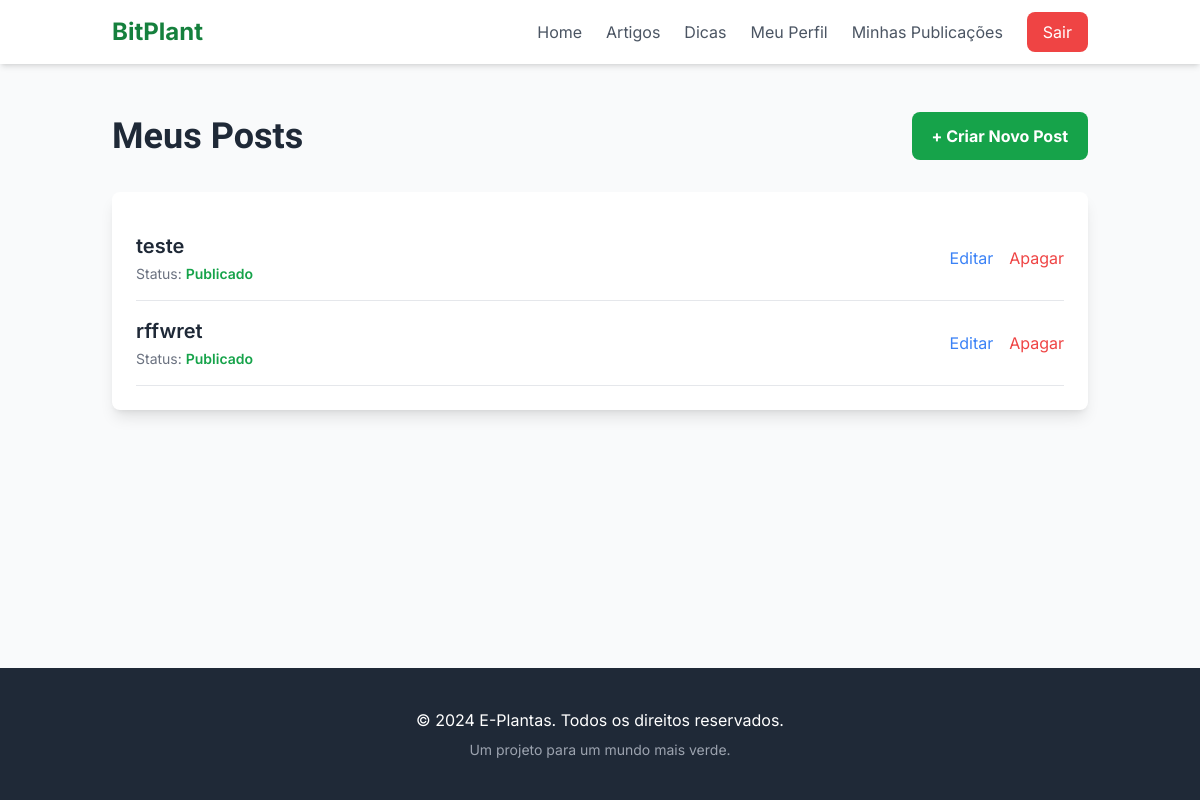
/meus-posts/ (signed in), run on an earlier commit of the app's database.
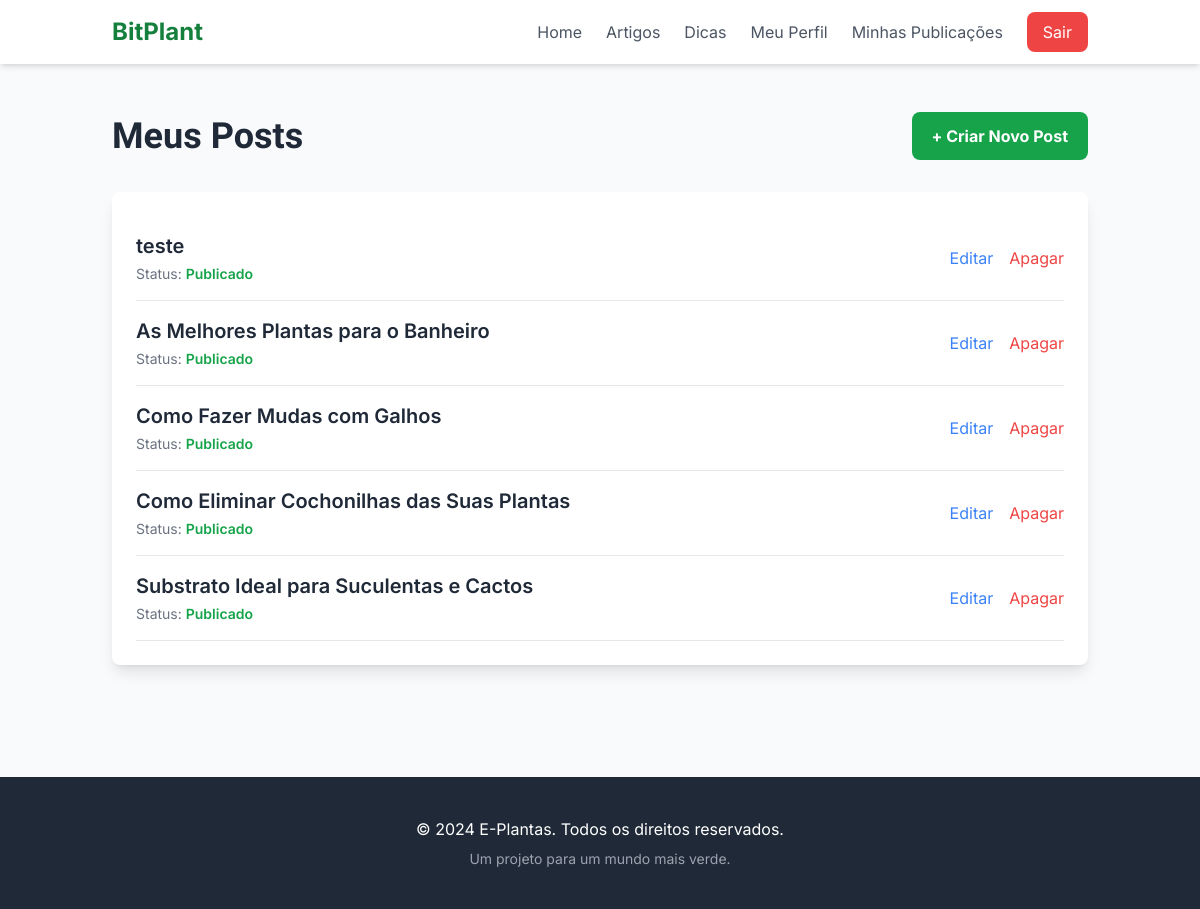
And on a later commit of the database.
### blog/models.py (models this page shows, shortened)
class Post(models.Model):
    class PostStatus(models.TextChoices):
        DRAFT = "DRAFT", "Rascunho"
        PENDING_REVIEW = "PENDING", "Pendente de Revisão"
        PUBLISHED = "PUBLISHED", "Publicado"
    POST_TYPE_CHOICES = [('ARTIGO', 'Artigo Científico'),
                          ('DICA', 'Dica de Cultivo')]
    author = models.ForeignKey(
        settings.AUTH_USER_MODEL,
        on_delete=models.CASCADE,
        related_name="posts",
        verbose_name="Autor"
    )
    title = models.CharField(max_length=200, verbose_name="Título")
    content = models.TextField(verbose_name="Conteúdo")
    image = models.ImageField(upload_to='posts/', blank=True, null=True, verbose_name="Imagem de Destaque")
    post_type = models.CharField(max_length=10, choices=POST_TYPE_CHOICES, default='DICA', verbose_name="Tipo de Post")
    status = models.CharField(max_length=10, choices=PostStatus.choices, default=PostStatus.DRAFT, verbose_name="Status")
    likes = models.ManyToManyField(settings.AUTH_USER_MODEL, related_name='liked_posts', blank=True)
    saves = models.ManyToManyField(settings.AUTH_USER_MODEL, related_name='saved_posts', blank=True)
    category = models.ForeignKey(PostCategory, on_delete=models.SET_NULL, null=True, blank=True, related_name="posts")
    published_date = models.DateTimeField(auto_now_add=True)
    is_featured = models.BooleanField(default=False, verbose_name="É destaque?")
    summary = models.TextField(blank=True, null=True, verbose_name="Resumo do Artigo")
    pdf_file = models.FileField(upload_to='articles_pdf/', blank=True, null=True, verbose_name="Arquivo PDF")
    class Meta:
        verbose_name = "Post"
        verbose_name_plural = "Posts"
        ordering = ['-published_date']

### blog/views.py (the view)
# urls.py: path('meus-posts/', UserPostListView.as_view(), name='my_posts'),
class UserPostListView(LoginRequiredMixin, ListView):
    model = Post
    template_name = 'blog/user_post_list.html'
    context_object_name = 'posts'
    paginate_by = 5
    def get_queryset(self):
        return Post.objects.filter(author=self.request.user).order_by('-published_date')

### users/models.py (called while the page is built)
    def get_absolute_url(self):
        return reverse('users:profile', kwargs={'username': self.username})

### blog/templates/blog/user_post_list.html (shortened to what this page needs)
{% extends 'core/base.html' %}
{% block content %}
<div class="container mx-auto px-6 py-12">
    <div class="flex justify-between items-center mb-8">
        <h1 class="text-4xl font-bold">Meus Posts</h1>
        <a href="{% url 'blog:post_create' %}" class="bg-green-600 text-white font-bold py-3 px-5 rounded-lg hover:bg-green-700 transition">
            + Criar Novo Post
        </a>
    </div>
    <div class="bg-white rounded-lg shadow-lg p-6">
        {% for post in posts %}
            <div class="flex items-center justify-between border-b py-4">
                <div>
                    <a href="{% url 'blog:post_detail' post.id %}" class="text-xl font-semibold text-gray-800 hover:text-green-600">{{ post.title }}</a>
                    <p class="text-sm text-gray-500 mt-1">
                        Status:
                        {% if post.status == 'PUBLISHED' %}
                            <span class="font-semibold text-green-600">Publicado</span>
                        {% elif post.status == 'PENDING' %}
                            <span class="font-semibold text-yellow-600">Pendente de Revisão</span>
                        {% else %}
                            <span class="font-semibold text-gray-600">Rascunho</span>
                        {% endif %}
                    </p>
                </div>
                <div class="flex space-x-4">
                    <a href="{% url 'blog:post_update' post.id %}" class="text-blue-500 hover:underline">Editar</a>
                    <a href="{% url 'blog:post_delete' post.id %}" class="text-red-500 hover:underline">Apagar</a>
                </div>
            </div>
        {% empty %}
            <p class="text-center text-gray-500 py-8">Você ainda não criou nenhum post.</p>
        {% endfor %}
    </div>
</div>
{% endblock %}

### core/templates/core/base.html (shortened to what this page needs)
<!DOCTYPE html>
<html lang="pt-BR">
<head>
    <script src="https://cdn.tailwindcss.com"></script>
</head>
<body class="bg-gray-50 text-gray-800 flex flex-col min-h-screen">
    <nav class="bg-white shadow-md sticky top-0 z-50" x-data="{ open: false }">
        <div class="container mx-auto px-6 py-3">
            <div class="flex justify-between items-center">
                <a href="{% url 'core:homepage' %}" class="text-2xl font-bold text-green-700">BitPlant</a>
                <div class="hidden md:flex space-x-6 items-center">
                    <a href="{% url 'core:homepage' %}" class="text-gray-600 hover:text-green-600">Home</a>
                    <a href="{% url 'blog:article_list' %}" class="text-gray-600 hover:text-green-600">Artigos</a>
                    <a href="{% url 'blog:cultivation_tips' %}" class="text-gray-600 hover:text-green-600">Dicas</a>
                    {% if user.is_authenticated %}
                        <a href="{{ user.get_absolute_url }}" class="text-gray-600 hover:text-green-600">Meu Perfil</a>
                        <a href="{% url 'blog:my_posts' %}" class="text-gray-600 hover:text-green-600">Minhas Publicações</a>
                        <form method="post" action="{% url 'users:logout' %}">
                            <button type="submit" class="bg-red-500 text-white py-2 px-4 rounded-lg hover:bg-red-600">Sair</button>
                        </form>
                    {% else %}
                        <a href="{% url 'users:login' %}" class="text-gray-600 hover:text-green-600">Login</a>
                        <a href="{% url 'users:register' %}" class="bg-green-600 text-white py-2 px-4 rounded-lg hover:bg-green-700">Cadastrar-se</a>
                    {% endif %}
                </div>
            </div>
        </div>
    </nav>
    <main class="flex-grow">
        {% block content %}{% endblock %}
    </main>
    <footer class="bg-gray-800 text-white py-10 mt-16">
        <div class="container mx-auto px-6 text-center">
            <p>&copy; 2024 E-Plantas. Todos os direitos reservados.</p>
            <p class="text-sm text-gray-400 mt-2">Um projeto para um mundo mais verde.</p>
        </div>
    </footer>
</body>
</html>

### core/templates/core/base.html (style rules this page uses)
body { font-family: 'Inter', sans-serif; }
h1, h2, h3, h4, h5, h6 { font-family: 'Lexend', sans-serif; }

What changed in the data, as far as the page shows it:
removed Post: title "rffwret", status "Publicado"
added Post: title "As Melhores Plantas para o Banheiro", status "Publicado"
added Post: title "Como Fazer Mudas com Galhos", status "Publicado"
added Post: title "Como Eliminar Cochonilhas das Suas Plantas", status "Publicado"
added Post: title "Substrato Ideal para Suculentas e Cactos", status "Publicado"
